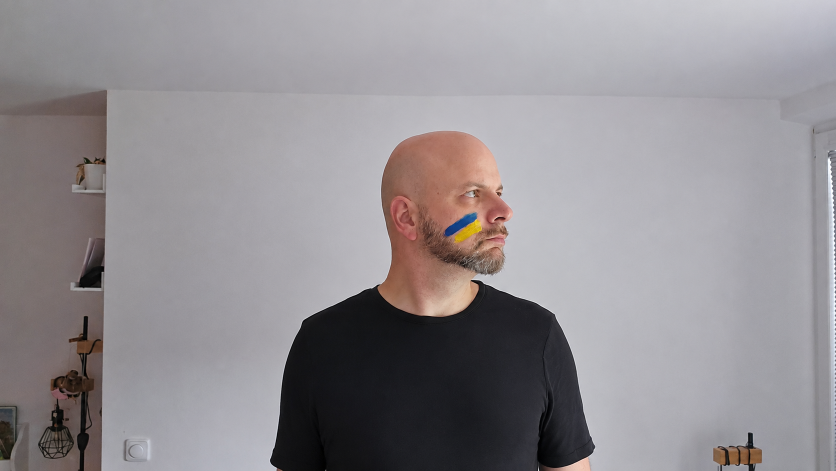
#> input picture marketing/05_bo_ja_budu_s_toboyu/karel_ua.png, 1672 x 941 px (shown at 1/2 size)
$ python make_poster_05_bo_ja.py
#> lines starting #> are read from the running program, lines starting #| are printed output that depends on the picture
"""
Generates the "Бо я буду з тобою" scholarship poster (1080x1350).
Reuses marketing/fonts and the gold-K logo, matching the poster-01/02 style.

Edit the CONTENT constants below and rerun:
    python3 marketing/scripts/make_poster_05_bo_ja.py
"""
import os
from PIL import Image, ImageDraw, ImageFont

ROOT = os.path.dirname(os.path.dirname(os.path.dirname(os.path.abspath(__file__))))
FONT_DIR = os.path.join(ROOT, "marketing/fonts")
OUT_DIR = os.path.join(ROOT, "marketing/linkedin")
PHOTO = os.path.join(ROOT, "marketing/05_bo_ja_budu_s_toboyu/karel_ua.png")
LOGO = os.path.join(ROOT, "landing/public/images/logo-icon.png")
OUTPUT_NAME = "poster-05-bo-ja-budu-s-toboyu.png"

W, H = 1080, 1350
MARGIN = 76
GOLD = (228, 183, 80)
BG = (9, 7, 5)
WHITE = (238, 232, 222)
GRAY = (150, 140, 128)

def f(name, size):
    return ImageFont.truetype(os.path.join(FONT_DIR, name), size)

PF_BOLD = "PlayfairDisplay-Bold.ttf"
PF_ITALIC = "PlayfairDisplay-BoldItalic.ttf"
DM_LIGHT = "DMSans-Light.ttf"
DM_REG = "DMSans-Regular.ttf"
DM_SEMI = "DMSans-SemiBold.ttf"
DM_BOLD = "DMSans-Bold.ttf"

def wrap(draw, text, font, max_width):
    words = text.split(" ")
    lines = []
    cur = ""
    for word in words:
        trial = (cur + " " + word).strip()
        if draw.textlength(trial, font=font) <= max_width:
            cur = trial
        else:
            if cur:
                lines.append(cur)
            cur = word
    if cur:
        lines.append(cur)
    return lines

def draw_lines(draw, lines, font, x, y, fill, line_height):
    for line in lines:
        draw.text((x, y), line, font=font, fill=fill)
        y += line_height
    return y

def accent_line(draw, x, y):
    draw.rectangle([x, y, x + 48, y + 4], fill=GOLD)

def paste_logo(canvas):
    logo = Image.open(LOGO).convert("RGBA")
    box_size = 84
    pad_right = 76
    pad_bottom = 66
    box = Image.new("RGBA", (box_size, box_size), (0, 0, 0, 0))
    bd = ImageDraw.Draw(box)
    bd.rounded_rectangle([0, 0, box_size - 1, box_size - 1], radius=14, fill=(18, 15, 12, 255))
    icon = logo.resize((56, 56), Image.LANCZOS)
    box.paste(icon, ((box_size - 56) // 2, (box_size - 56) // 2), icon)
    x = W - pad_right - box_size
    y = H - pad_bottom - box_size
    canvas.paste(box, (x, y), box)
    return x, y, box_size

def draw_text_vcenter(draw, text, font, x, center_y, fill, anchor="l"):
    bbox = draw.textbbox((0, 0), text, font=font)
    h = bbox[3] - bbox[1]
    y = center_y - h / 2 - bbox[1]
    if anchor == "l":
        draw.text((x, y), text, font=font, fill=fill)
    elif anchor == "m":
        w = bbox[2] - bbox[0]
        draw.text((x - w / 2, y), text, font=font, fill=fill)

def make_poster():
    canvas = Image.new("RGB", (W, H), BG)

    photo_h = 650
    photo = Image.open(PHOTO).convert("RGB")
#> photo is the input picture: PIL image 1672x941 RGB; mean R, G, B 145.8, 141.6, 145.2
    sw, sh = photo.size
#> sw = 1672; sh = 941
    crop_w = int(sh * (W / photo_h))
#> crop_w = 1563
    x_offset = (sw - crop_w) // 2
#> x_offset = 54
    crop = photo.crop((x_offset, 0, x_offset + crop_w, sh))
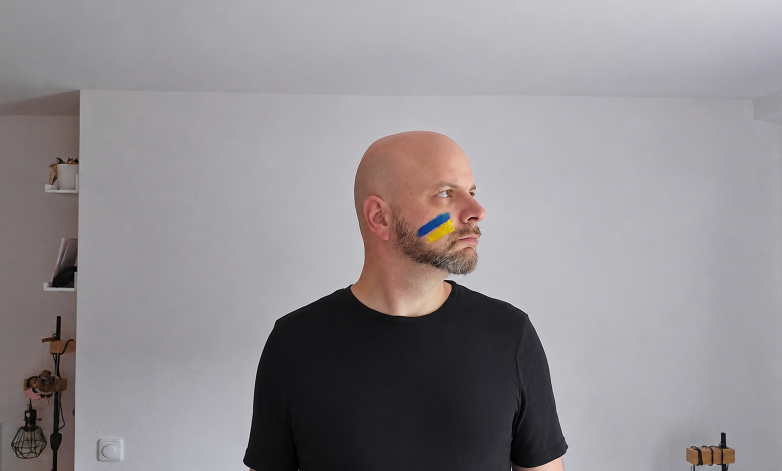
#> crop: PIL image 1563x941 RGB (shown at 1/2 size); mean R, G, B 146.3, 142.1, 145.7
    crop = crop.resize((W, photo_h), Image.LANCZOS)
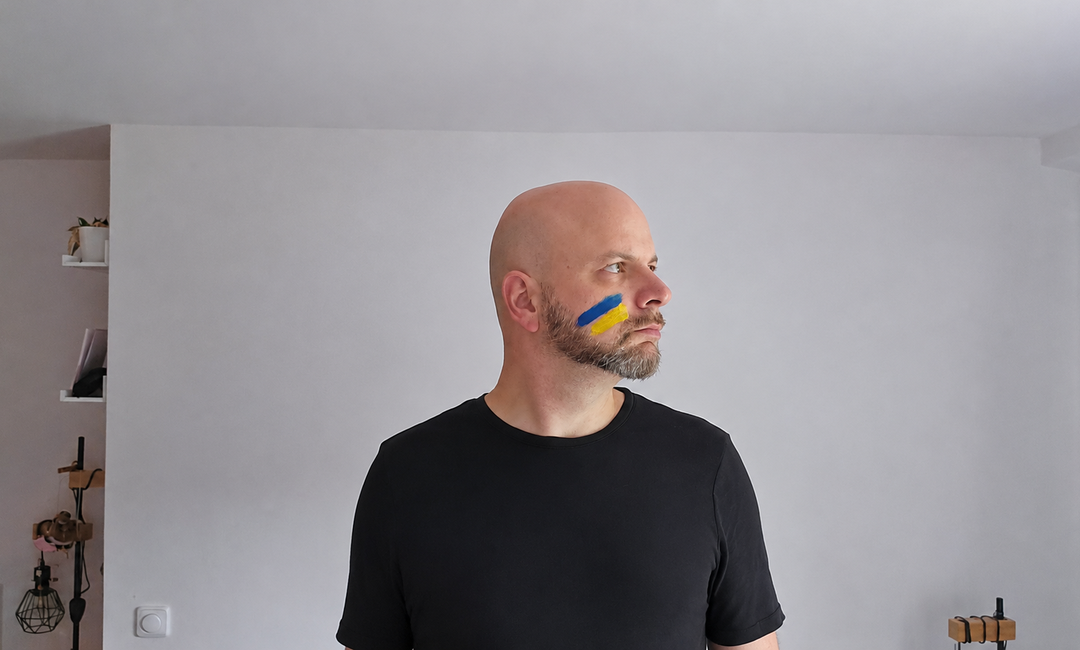
#> crop: PIL image 1080x650 RGB; mean R, G, B 146.3, 142.1, 145.7
    canvas.paste(crop, (0, 0))
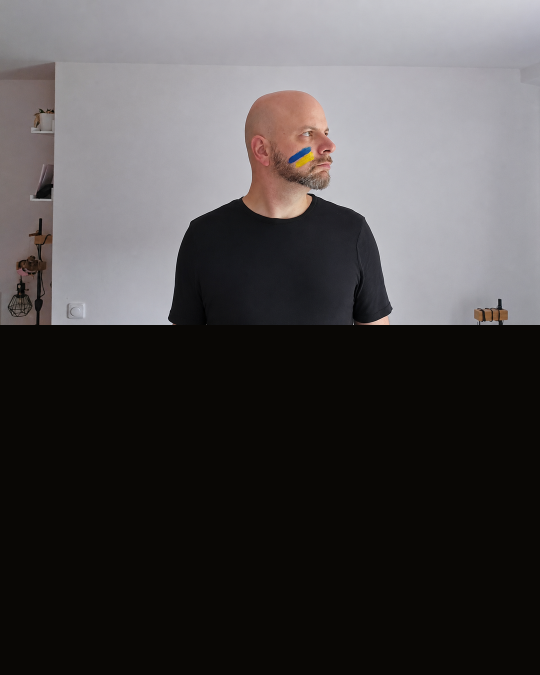
#> canvas: PIL image 1080x1350 RGB (shown at 1/2 size); mean R, G, B 75.1, 72.1, 72.8

    fade_top = photo_h - 130
    fade_h = 220
    grad = Image.new("L", (1, fade_h), color=0)
    for i in range(fade_h):
        grad.putpixel((0, i), int(255 * (i / fade_h)))
    grad = grad.resize((W, fade_h))
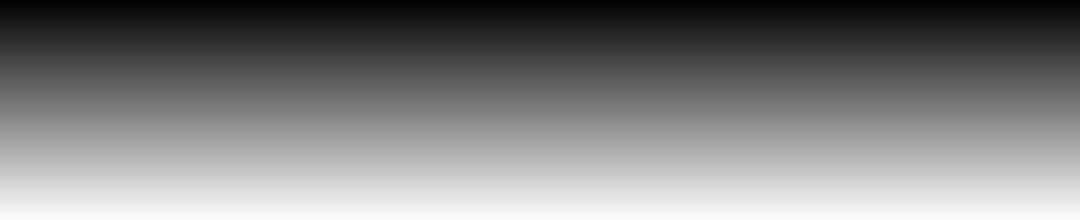
#> grad: PIL image 1080x220 L; min 0, max 253, mean 126.4
    overlay = Image.new("RGB", (W, fade_h), BG)
    canvas.paste(overlay, (0, fade_top), grad)
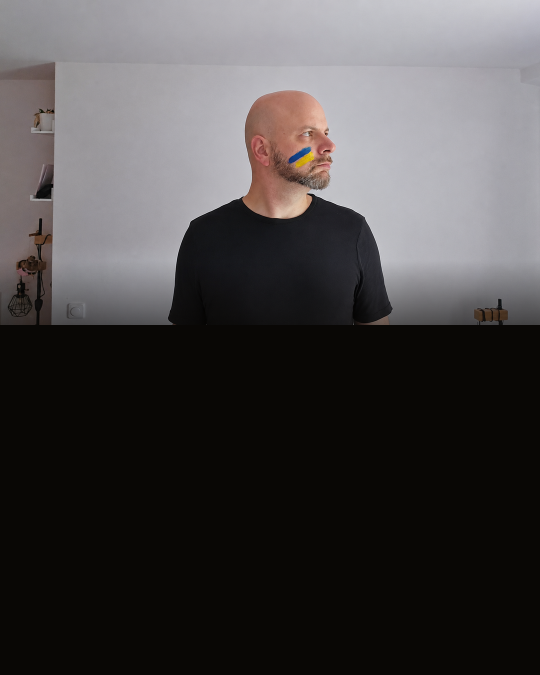
#> canvas: PIL image 1080x1350 RGB (shown at 1/2 size); mean R, G, B 72.5, 69.4, 69.9

    solid = Image.new("RGB", (W, H - (fade_top + fade_h)), BG)
    canvas.paste(solid, (0, fade_top + fade_h))

    draw = ImageDraw.Draw(canvas)
    max_width = W - 2 * MARGIN

    y = photo_h + 45
    accent_line(draw, MARGIN, y)
    y += 40

    headline_font = f(PF_ITALIC, 54)
    draw.text((MARGIN, y), "Бо я буду з тобою.", font=headline_font, fill=GOLD)
    y += 74

    subtitle_font = f(PF_BOLD, 38)
    draw.text((MARGIN, y), "3 full coaching scholarships", font=subtitle_font, fill=WHITE)
    y += 56

    body_font = f(DM_REG, 29)
    body_lines = [
        "A 6-month transformational coaching program",
        "for AI and data professionals living in Ukraine.",
    ]
    y = draw_lines(draw, body_lines, body_font, MARGIN, y, GRAY, 40)
#> y = 945
    y += 26
#> y = 971

    normal_font = f(DM_REG, 28)
    normal_text = "Normal price: €1,800"
    draw.text((MARGIN, y), normal_text, font=normal_font, fill=GRAY)
    tw = draw.textlength(normal_text, font=normal_font)
#> tw = 296.2
    strike_y = y + 17
#> strike_y = 988
    draw.line([(MARGIN, strike_y), (MARGIN + tw, strike_y)], fill=GRAY, width=2)
    y += 46
#> y = 1017

    price_font = f(DM_BOLD, 44)
    draw.text((MARGIN, y), "Your price: €0", font=price_font, fill=GOLD)
    y += 66
#> y = 1083

    apply_font = f(DM_SEMI, 30)
    draw.text((MARGIN, y), "Apply by August 21, 2026.", font=apply_font, fill=WHITE)
    y += 42
#> y = 1125

    link_font = f(DM_REG, 26)
    draw.text((MARGIN, y), "Link in the comments ↓", font=link_font, fill=GRAY)

    logo_x, logo_y, box_size = paste_logo(canvas)
    footer_center_y = logo_y + box_size / 2

    hashtag_font = f(DM_SEMI, 24)
    hashtag_text = "#InventYourNextSelf"
    brand_font = f(DM_SEMI, 22)
    brand_text = "www.macek.ai"

    hashtag_bbox = draw.textbbox((0, 0), hashtag_text, font=hashtag_font)
    brand_bbox = draw.textbbox((0, 0), brand_text, font=brand_font)
    hashtag_h = hashtag_bbox[3] - hashtag_bbox[1]
    brand_h = brand_bbox[3] - brand_bbox[1]
    line_gap = 10

    block_h = hashtag_h + line_gap + brand_h
    block_top = footer_center_y - block_h / 2

    hashtag_y = block_top - hashtag_bbox[1]
    draw.text((MARGIN, hashtag_y), hashtag_text, font=hashtag_font, fill=GOLD)

    brand_y = block_top + hashtag_h + line_gap - brand_bbox[1]
    draw.text((MARGIN, brand_y), brand_text, font=brand_font, fill=GRAY)

    return canvas

if __name__ == "__main__":
    os.makedirs(OUT_DIR, exist_ok=True)
#> (the run stopped early here; a loop or call above may not have finished)
